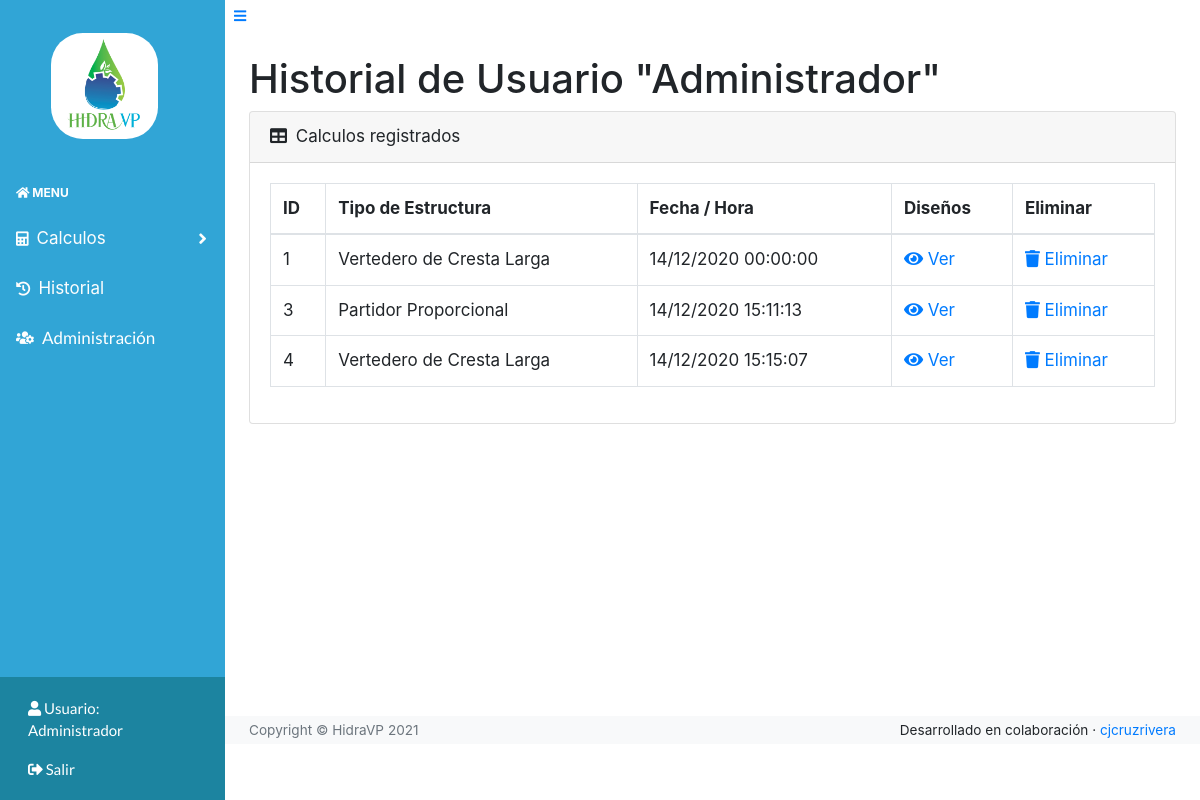
Before: /historial/1 (signed in) with the older database file.
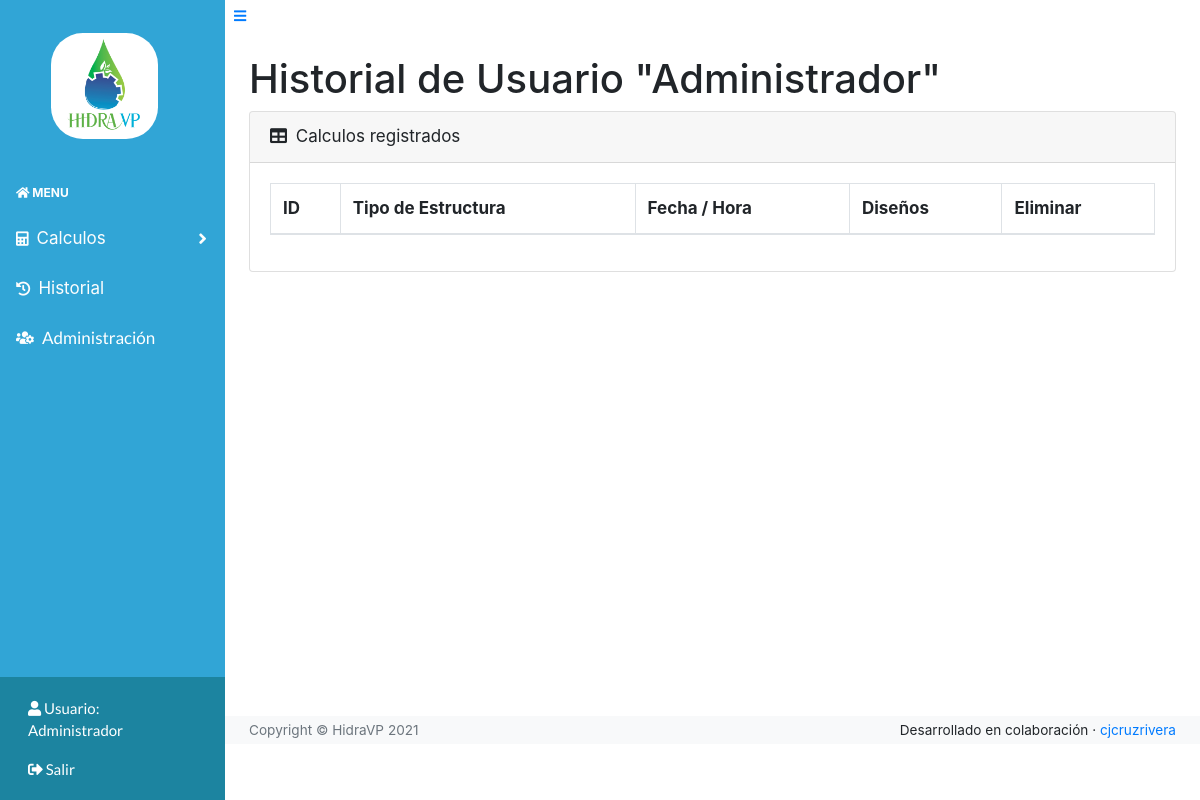
After: the same page with the newer database file.
### models.py (models this page shows)
class User(UserMixin, db.Model):
    id = db.Column(db.Integer, primary_key=True) # primary keys are required by SQLAlchemy
    email = db.Column(db.String(100), unique=True)
    password = db.Column(db.String(100))
    name = db.Column(db.String(1000))
    isAdmin = db.Column(db.Boolean, default=False)

class Calculo(db.Model):
    id = db.Column(db.Integer, primary_key=True)
    id_usuario = db.Column(db.Integer)
    fecha = db.Column(db.DateTime)
    tipoEstructura = db.Column(db.String(1000))
    data = db.Column(db.String(1000))
    resultados = db.Column(db.String(1000))

### main.py (the view)
@main.route('/historial/<user_id>')
@login_required
def historial(user_id):
    user = User.query.filter_by(id=user_id).first_or_404(
        description='No se encuentra ningún usuario registrado con id {}'.format(user_id))
    calculos = Calculo.query.filter_by(id_usuario=user_id).all()
    return render_template('historial.html', usuario=user, calculos=calculos)

### __init__.py (called while the page is built)
def create_app():
    app = Flask(__name__)
    app.config['SECRET_KEY'] = '\x08\x1b\x83\xc1\x1dq\xb0\x9b\xeb\xdf\x0bY\xa4N\xbb\xa9\xf4\x7fG\xdd\xc9\xab\x15\xe4'
    app.config['SQLALCHEMY_DATABASE_URI'] = 'sqlite:///db.sqlite'
    app.config['SQLALCHEMY_TRACK_MODIFICATIONS'] = False
    app.config['LOGIN_DISABLED'] = False
    app.config['TESTING'] = False
    db.init_app(app)
    login_manager = LoginManager()
    login_manager.login_view = 'auth.login'
    login_manager.init_app(app)
    from .models import User
    @login_manager.user_loader
    def load_user(user_id):
        return User.query.get(int(user_id))
    from .auth import auth as auth_blueprint
    app.register_blueprint(auth_blueprint)
    from .main import main as main_blueprint
    app.register_blueprint(main_blueprint)
    return app

### templates/historial.html (shortened to what this page needs)
{% extends "base.html" %}
{% block extraCss %}
<link rel="stylesheet" href="/static/assets/css/Ultimate-Sidebar-Menu.css">
<link href="https://cdn.datatables.net/1.10.20/css/dataTables.bootstrap4.min.css" rel="stylesheet"
 />
{% endblock %}
{% block content %}
<h1 class="mt-4">Historial de Usuario "{{usuario.name}}"</h1>
<div class="card mb-4">
    <div class="card-header">
        <i class="fas fa-table mr-1"></i>
        Calculos registrados
    </div>
    <div class="card-body">
        <div class="table-responsive">
            <table class="table table-bordered" id="dataTable" width="100%" cellspacing="0">
                <thead>
                    <tr>
                        <th>ID</th>
                        <th>Tipo de Estructura</th>
                        <th>Fecha / Hora</th>
                        <th>Diseños</th>
                        <th>Eliminar</th>
                    </tr>
                </thead>
                <tbody>
                    {% if calculos %}
                    {% for calculo in calculos %}
                    <tr>
                        <td>{{calculo.id}}</td>
                        <td>{{calculo.tipoEstructura}}</td>
                        <td>{{calculo.fecha.strftime("%d/%m/%Y %H:%M:%S")}}</td>
                        {% if calculo.tipoEstructura == "Vertedero de Cresta Larga" %}
                        <td><a href="/vertedero/{{calculo.id}}"><i class="fas fa-eye"></i> Ver</a></td>
                        {% else %}
                        <td><a href="/partidor/{{calculo.id}}"><i class="fas fa-eye"></i> Ver</a></td>
                        {% endif %}
                        <td><a href="#" onclick="deleteCalculo('{{calculo.id}}')"><i class="fas fa-trash"></i> Eliminar</a></td>
                    </tr>
                    {% endfor %}
                    {% endif %}
                </tbody>
            </table>
        </div>
    </div>
</div>
{% endblock %}

### templates/base.html (shortened to what this page needs)
<!DOCTYPE html>
<html lang="es">
<head>
    <link rel="stylesheet" href="/static/assets/bootstrap/css/bootstrap.min.css">
    <link rel="stylesheet" href="https://use.fontawesome.com/releases/v5.3.1/css/all.css"
>
    <link rel="stylesheet" href="/static/assets/css/styles.css">
    {% block extraCss %}{% endblock %}
</head>
<body class="sb-nav-fixed" style="font-size: 17px;">
    {% block navbar %}
    <div id="layoutSidenav">
        <div id="layoutSidenav_nav">
            <nav class="sb-sidenav accordion sb-sidenav-light" id="sidenavAccordion">
                <div class="sb-sidenav-menu">
                    <div class="nav">
                        <div class="sb-sidenav-menu-heading">
                            <a class="navbar-brand text-center text-white" href='{{url_for("main.index")}}'
                                style="font-family: Lato, sans-serif;color: #ffffff;text-align: center;">
                                <div class="d-flex justify-content-center">
                                    <img class="logo" src="{{url_for('static', filename='images/logo.jpeg')}}" alt="">
                                </div>
                            </a>
                        </div>
                        <div class="sb-sidenav-menu-heading"><a class="a-nostyle" href='{{url_for("main.index")}}'><i
                                    class="fas fa-home"></i> Menu</a></div>
                        <a class="nav-link collapsed" href="#" data-toggle="collapse" data-target="#collapseLayouts"
                            aria-expanded="false" aria-controls="collapseLayouts">
                            <div class="sb-nav-link-icon"><i class="fas fa-calculator"></i></div>
                            Calculos
                            <div class="sb-sidenav-collapse-arrow"><i class="fas fa-angle-down"></i></div>
                        </a>
                        {% if current_user.is_authenticated %}
                        <a class="nav-link" href="/historial/{{current_user.id}}">
                            <div class="sb-nav-link-icon"><i class="fas fa-history"></i></div>
                            Historial
                        </a>
                        {% endif %}
                        {% if current_user.isAdmin %}
                        <a class="nav-link" href="{{ url_for('main.admin') }}"
                            style="font-family: Lato, sans-serif;color: #ffffff;">
                            <div class="sb-nav-link-icon"><i class="fas fa-users-cog"></i></div>
                            Administración
                        </a>
                        {% endif %}
                    </div>
                </div>
                <div class="sb-sidenav-footer" style="font-size: 15px;">
                    <a style="font-family: Lato, sans-serif;color: #ffffff;" href="{{ url_for('main.profile') }}"
                        class="nav-link">
                        <i class="fas fa-user"></i>
                        Usuario: <br>
                        {% if current_user.is_authenticated %}
                        {{current_user.name}}
                        {% else %}
                        No registrado
                        {% endif %}
                    </a>
                    {% if current_user.is_authenticated %}
                    <a style="font-family: Lato, sans-serif;color: #ffffff;" href="{{ url_for('auth.logout') }}"
                        class="nav-link">
                        {% else %}
                        <a style="font-family: Lato, sans-serif;color: #ffffff;" href="{{ url_for('auth.login') }}"
                            class="nav-link">
                            {% endif %}
                            {% if current_user.is_authenticated %}
                            <i class="fas fa-sign-out-alt"></i>
                            Salir
                            {% else %}
                            <i class="fas fa-sign-in-alt"></i>
                            Ingresar
                            {% endif %}
                        </a>
                </div>
            </nav>
        </div>
        {% endblock %}
        <div id="layoutSidenav_content">
            <main>
                {% block typeContainer %}
                <button class="btn btn-link btn-sm order-1 order-lg-0" id="sidebarToggle"><i
                        class="fas fa-bars"></i></button>
                <div class="container-fluid">
                    {% endblock %}
                    {% block content %}
                    {% endblock %}
                </div>
            </main>
            {% block footer %}
            <footer class="py-1 bg-light mt-auto">
                <div class="container-fluid" id="container">
                    <div class="d-flex align-items-center justify-content-between small">
                        <div class="text-muted">Copyright &copy; HidraVP 2021</div>
                        <div>
                        <span>Desarrollado en colaboración </span>
                        &middot;
                        <a href="https://github.com/cjcruzrivera?tab=repositories">cjcruzrivera</a>
                    </div>
                    </div>
                </div>
            </footer>
            {% endblock %}
        </div>
</body>
</html>

### static/assets/css/styles.css (style rules this page uses)
.logo { border-radius: 30%; width: 60%; }
.a-nostyle, .a-nostyle:hover { color: rgb(255, 255, 255); text-decoration: none; }

Changed rows visible on the page:
removed Calculo: id "1", tipoEstructura "Vertedero de Cresta Larga", fecha "14/12/2020 00:00:00"
removed Calculo: id "3", tipoEstructura "Partidor Proporcional", fecha "14/12/2020 15:11:13"
removed Calculo: id "4", tipoEstructura "Vertedero de Cresta Larga", fecha "14/12/2020 15:15:07"
